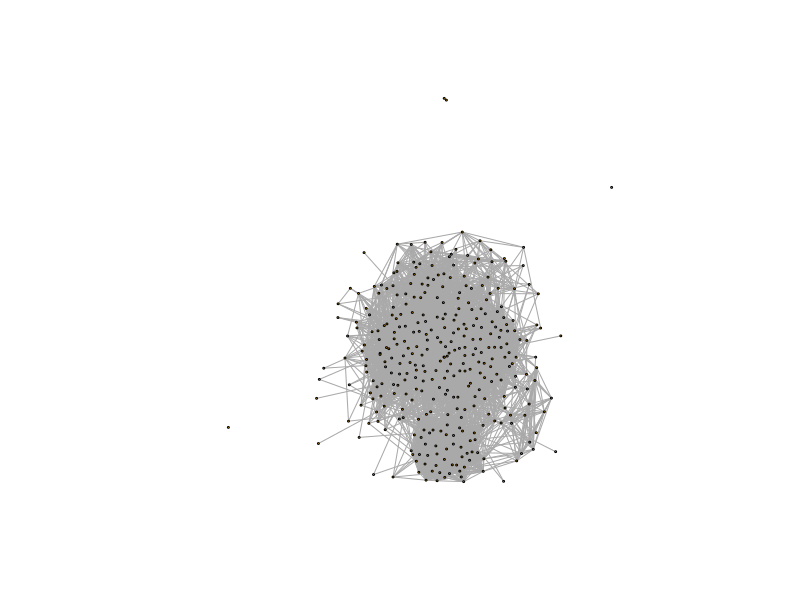
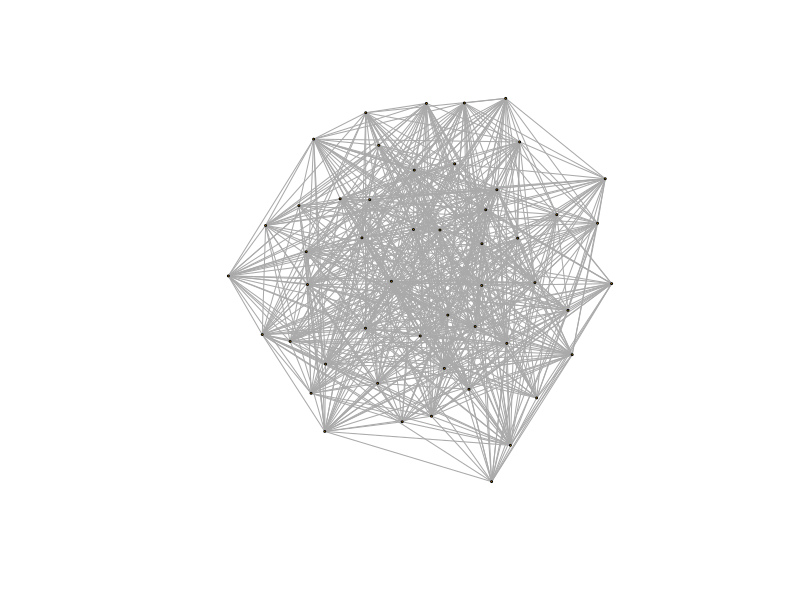
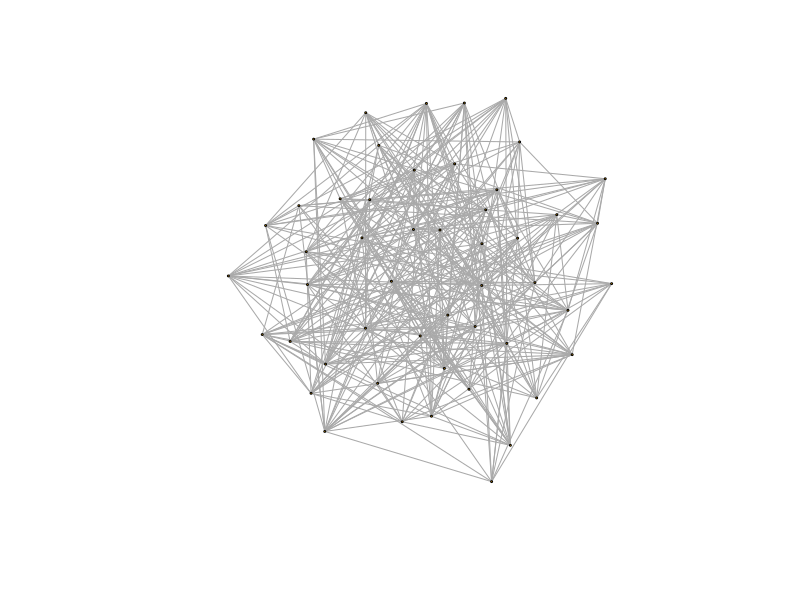
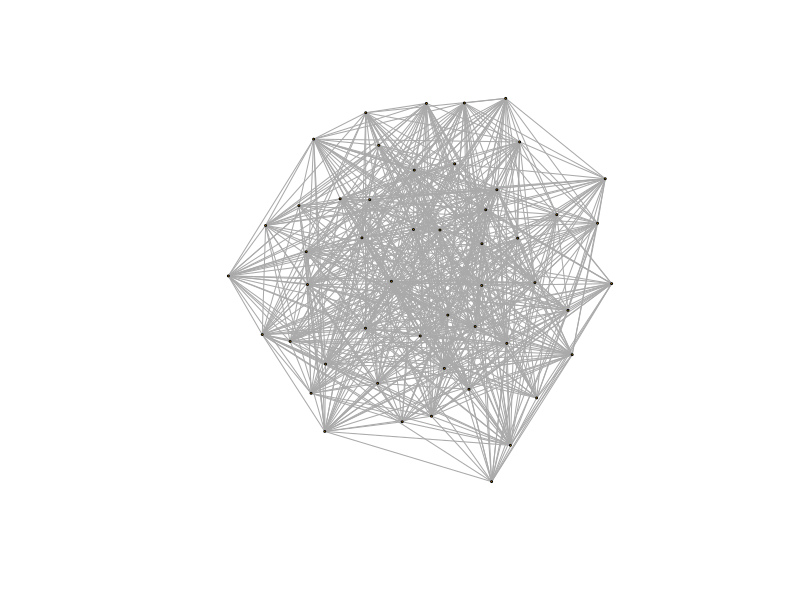
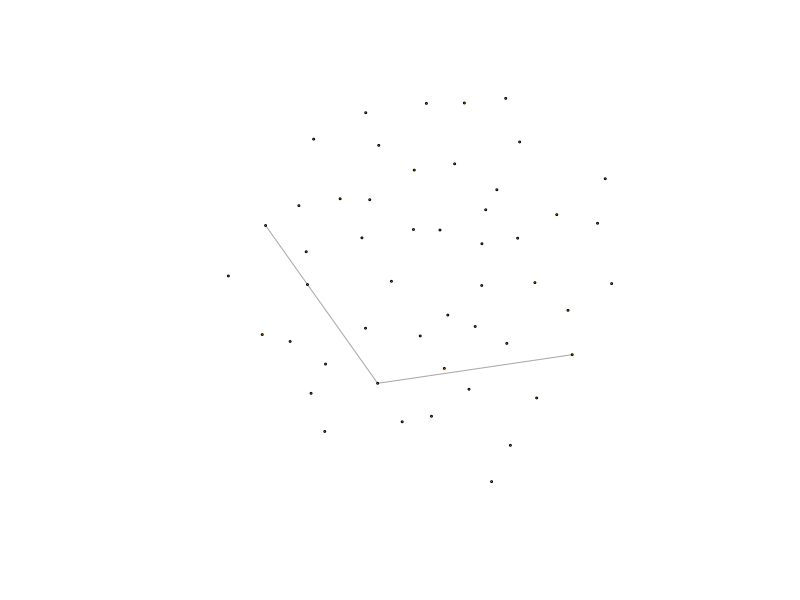

R code for these plots, in order:
# excercise 2: MI filtering and network construction----

library(tidyverse)
library(igraph)
library(tidygraph)
library(ggraph)

# read data ----

mi_matrix <- read_delim(file = "mi_matrix.txt", delim = "\t")

y <- 
  mi_matrix |> 
  select(-1) |> 
  as.matrix()

rownames(y) <- mi_matrix$gene  

# diagonal by definition should be zero (avoid self loops) ----
diag(y) <- 0

################################################################################
# binarize  using a threshold ----
################################################################################

threshold <-quantile(x = y, probs = 0.9)

z <- ifelse(y >= threshold, 1, 0)

# and make a network out of it ----

g <- graph_from_adjacency_matrix(z, mode = "undirected")

mi_layout = layout_with_kk(g)
plot(g, layout = mi_layout, vertex.size = 1, vertex.label="")

# what if we try other thresholds?


################################################################################
# binarize  using a local threshold ----

# time intensive!!!
################################################################################


# let's define the disparity function ----

# Function to calculate disparity
calculate_disparity <- function(g, weight_attr = "weight") {
  # Create a new graph to store the results
  B <- g
  
  # Get the number of vertices
  vertices <- V(g)
  
  for (u in vertices) {
    # Get neighbors of node u
    neighbors_u <- neighbors(g, u)
    k <- length(neighbors_u)

        # Continue only if node has more than one neighbor
    if (k > 1) {
      # Sum of weights of edges connected to node u
      # Get the edges incident to node u
      edges_u <- E(g)[.inc(u)]
      # Sum of weights of edges connected to node u
      
      weights <- edge_attr(graph = g, name = weight_attr, index = edges_u)

      sum_w <- sum(weights)  # Access edge weights directly

            # Iterate through each neighbor v of u
      for (v in neighbors_u) {
        # Get the edge index between u and v
        edge_uv <- E(g, P = c(u, v))
        
        # Get the weight of the edge between u and v
        w <- edge_attr(graph = g, name = weight_attr, index = edge_uv)
        # Calculate p_ij
        p_ij <- w / sum_w
        
        # Calculate alpha_ij using integration
        alpha_ij <- 1 - (k - 1) * integrate(function(x) (1 - x)^(k - 2), 0, p_ij)$value
        
        # Set alpha value for the edge
        E(B)[edge_uv]$alpha <- round(alpha_ij, 4)
      }
    }
  }
  
  return(B)
}

set.seed(725)
{g_er <- erdos.renyi.game(n = 50, p.or.m = 0.5, type = "gnp", directed = "F")%>%
  set_edge_attr("weight", value = runif(ecount(.), 1, 10))
}
# Calculate disparity
g_er <- calculate_disparity(g_er)

mi_layout = layout_with_kk(g_er)
plot(g_er, layout = mi_layout, vertex.size = 1, vertex.label="")

g_er_filtered <- delete_edges(graph = g_er, edges = E(g_er)[alpha > 0.4])
plot(g_er_filtered, layout = mi_layout, vertex.size = 1, vertex.label="")


################################################################################
# binarize  using a dpi ----

# time intensive!!!
################################################################################

# Function to apply Data Processing Inequality filter with a threshold
dpi_filter <- function(mi_matrix, threshold = 0.15) {
  n <- nrow(mi_matrix)
  
  # Loop over all triplets (i, j, k)
  for (i in 1:(n-2)) {
    for (j in (i+1):(n-1)) {
      for (k in (j+1):n) {
        mi_ij <- mi_matrix[i, j]
        mi_ik <- mi_matrix[i, k]
        mi_jk <- mi_matrix[j, k]
        
        # Remove edges based on DPI and threshold
        if (mi_ik < threshold || mi_ik > min(mi_ij, mi_jk)) {
          mi_matrix[i, k] <- 0  # Remove indirect edge i-k
          mi_matrix[k, i] <- 0
        }
        if (mi_jk < threshold || mi_jk > min(mi_ij, mi_ik)) {
          mi_matrix[j, k] <- 0  # Remove indirect edge j-k
          mi_matrix[k, j] <- 0
        }
      }
    }
  }
  
  return(mi_matrix)
}

m_er <- as_adjacency_matrix(g_er, attr = "weight")

filtered_mi_matrix <- dpi_filter(m_er, threshold = 0.15)


mi_layout = layout_with_kk(g_er)
plot(g_er, layout = mi_layout, vertex.size = 1, vertex.label="")

g_er_filtered <- graph_from_adjacency_matrix(filtered_mi_matrix, mode = "undirected", weighted = T)
plot(g_er_filtered, layout = mi_layout, vertex.size = 1, vertex.label="")
